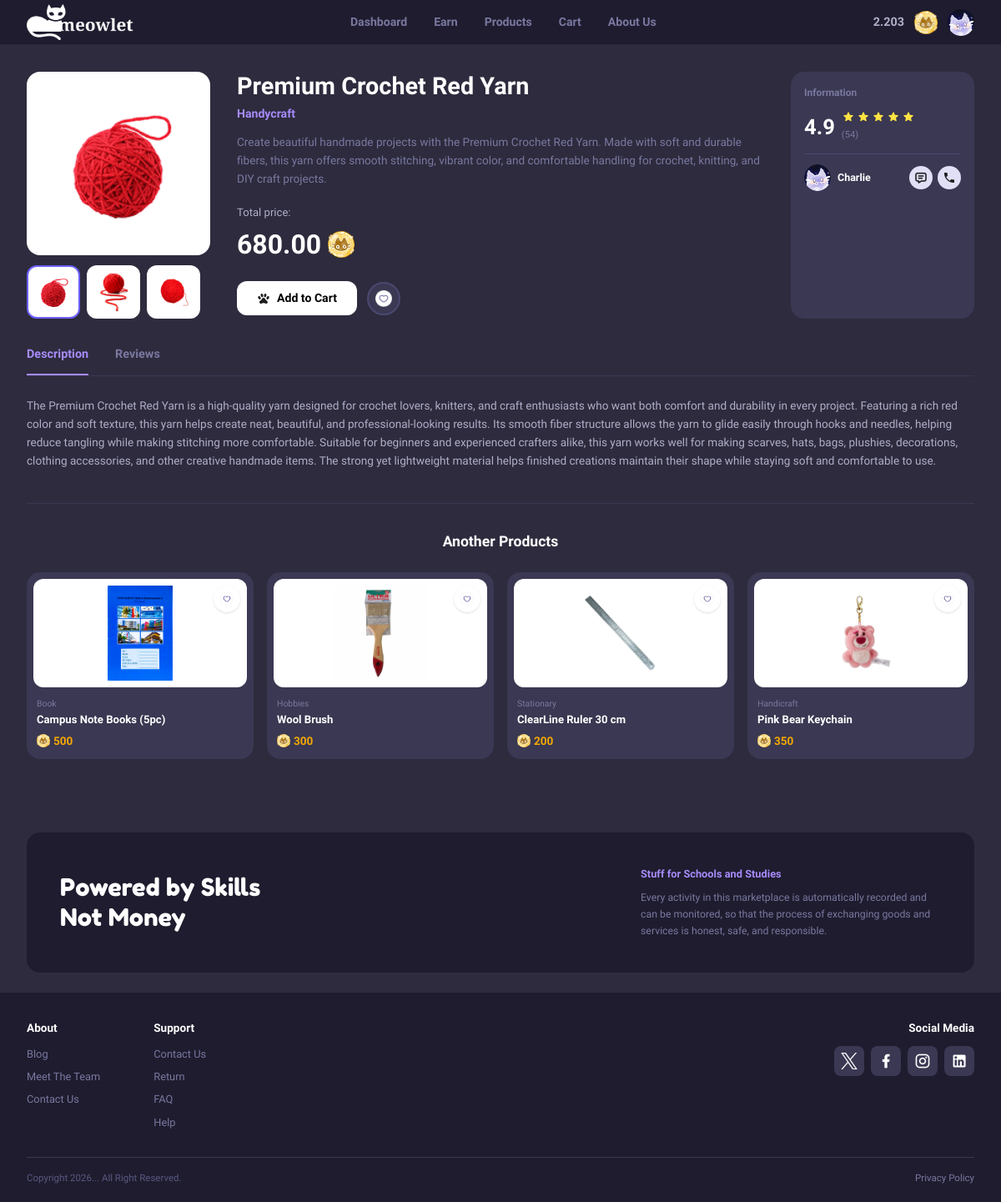
Screenshot of /main/detail/6 (signed in) with the database file from the repository.
### tables this page shows
CREATE TABLE `products` (
  `id` int NOT NULL,
  `name` varchar(255) NOT NULL,
  `short_description` varchar(500) DEFAULT NULL,
  `price` decimal(10,2) NOT NULL,
  `image` varchar(255) DEFAULT NULL,
  `description` text,
  `seller` varchar(255) DEFAULT NULL,
  `categories` varchar(255) DEFAULT NULL,
  `smallimg1` varchar(255) DEFAULT NULL,
  `smallimg2` varchar(255) DEFAULT NULL
);

### app/views/meowlet/detail.php (the view, shortened to what the rows shown need)
<div class="flex gap-8 mb-8">
<div class="flex flex-col gap-3 flex-shrink-0">
  <div class="w-[220px] h-[220px] bg-white rounded-2xl overflow-hidden flex items-center justify-center">
    <img id="main-img" src="/assets/img/<?= $product['image']; ?>" alt="product" class="w-full h-full object-contain p-4"/>
  </div>
  <div class="flex gap-2">
    <button onclick="changeImg(this, '/assets/img/<?= $product['image']; ?>')" class="thumb-btn w-[64px] h-[64px] bg-white rounded-xl overflow-hidden border-2 border-[#6b5fff] flex items-center justify-center">
      <img src="/assets/img/<?= $product['image']; ?>" class="w-full h-full object-contain p-1"/>
    </button>
    <button onclick="changeImg(this, '/assets/img/<?= $product['smallimg1']; ?>')" class="thumb-btn w-[64px] h-[64px] bg-white rounded-xl overflow-hidden border-2 border-transparent flex items-center justify-center hover:border-[#a78bfa] transition-colors">
      <img src="/assets/img/<?= $product['smallimg1']; ?>" class="w-full h-full object-contain p-1"/>
    </button>
    <button onclick="changeImg(this, '/assets/img/<?= $product['smallimg2']; ?>')" class="thumb-btn w-[64px] h-[64px] bg-white rounded-xl overflow-hidden border-2 border-transparent flex items-center justify-center hover:border-[#a78bfa] transition-colors">
      <img src="/assets/img/<?= $product['smallimg2']; ?>" class="w-full h-full object-contain p-1"/>
    </button>
  </div>
</div>
<div class="flex-1">
  <h1 class="text-white font-extrabold text-[1.8rem] leading-tight mb-1">
    <?= $product['name']; ?>
  </h1>
  <p class="text-[#a78bfa] font-semibold text-[.88rem] mb-3"><?= $product['categories']; ?></p>
  <p class="text-[#7a78a0] text-[.85rem] leading-relaxed mb-5">
    <?= $product['short_description']; ?>
  </p>
  <p class="text-[#b0aec8] text-[.82rem] mb-1">Total price:</p>
  <div class="flex items-center gap-2 mb-5">
    <span class="text-white font-extrabold text-[2rem]"><?= $product['price']; ?></span>
    <img src="/assets/img/point.png" class="w-8 h-8">
  </div>
  <div class="flex items-center gap-3">
    <button id="btn-add-cart" onclick="addToCart()" class="flex items-center gap-2 bg-white hover:opacity-90 text-black font-bold text-[.88rem] px-6 py-2.5 rounded-xl">
      <img src="/assets/img/black-paw.png" class="w-4">Add to Cart
    </button>
    <button onclick="toggleWishlist(this)" class="w-10 h-10 rounded-full bg-[#3a3852] border-2 border-[#4a4870] flex items-center justify-center hover:border-[#a78bfa] transition-colors">
      <img id="heart-icon" src="/assets/img/unfilled-heart.png" class="w-5 h-5" data-state="empty">
    </button>
  </div>
</div>
<div class="w-[220px] flex-shrink-0 bg-[#3a3852] rounded-2xl p-4">
  <p class="text-[#7a78a0] text-[.75rem] font-semibold mb-3">Information</p>
  <div class="flex items-center gap-2 mb-3">
    <span class="text-white font-extrabold text-[1.6rem]">4.9</span>
    <div>
      <div class="flex items-center gap-0.5">
        <img src="/assets/img/star.png" class="w-4 h-4">
        <img src="/assets/img/star.png" class="w-4 h-4">
        <img src="/assets/img/star.png" class="w-4 h-4">
        <img src="/assets/img/star.png" class="w-4 h-4">
        <img src="/assets/img/star.png" class="w-4 h-4">
      </div>
      <span class="text-[#7a78a0] text-[.7rem]">(54)</span>
    </div>
  </div>
  <hr class="border-[#4a4870] mb-3"/>
  <div class="flex items-center justify-between">
    <div class="flex items-center gap-2">
      <div class="w-8 h-8 rounded-full bg-[#4a4870] overflow-hidden flex-shrink-0">
        <img src="/assets/img/profile.png" class="w-full h-full object-cover"/>
      </div>
      <span class="text-white text-[.78rem] font-semibold"><?= $product['seller']; ?></span>
    </div>
    <div class="flex gap-1.5">
      <button class="w-7 h-7 rounded-full bg-[#E1DFF6] flex items-center justify-center hover:bg-[#6b5fff] transition-colors">
        <img src="/assets/img/message.png" class="w-4 h-4"/>
      </button>
      <button class="w-7 h-7 rounded-full bg-[#E1DFF6] flex items-center justify-center hover:bg-[#6b5fff] transition-colors">
        <img src="/assets/img/telephone.png" class="w-4 h-4"/>
      </button>
    </div>
  </div>
</div>
</div>
<div class="border-b border-[#3a3852] mb-6">
<div class="flex gap-8">
  <button onclick="switchTab('desc')" id="tab-desc" class="pb-3 text-[.9rem] font-bold text-[#a78bfa] border-b-2 border-[#a78bfa] transition-colors">Description</button>
  <button onclick="switchTab('rev')"  id="tab-rev"  class="pb-3 text-[.9rem] font-semibold text-[#7a78a0] border-b-2 border-transparent hover:text-white transition-colors">Reviews</button>
</div>
</div>
<div id="panel-desc">
<p class="text-[#b0aec8] text-[.85rem] leading-relaxed mb-4">
  <?= $product['description']; ?>
</p>
</div>
<hr class="border-[#3a3852] mt-10 mb-8"/>
<h2 class="text-white font-extrabold text-[1.1rem] text-center mb-6">Another Products</h2>
<div class="grid grid-cols-4 gap-4 mb-8">
<div class="bg-[#3a3852] rounded-2xl overflow-hidden cursor-pointer hover:-translate-y-1 transition-transform">
  <div class="relative bg-white rounded-xl m-2 h-[130px] overflow-hidden flex items-center justify-center">
    <img src="/assets/img/immanuel-big-blue-book.png" class="w-full h-full object-contain p-2"/>
    <button onclick="toggleHeart(this)" class="absolute top-2 right-2 w-8 h-8 rounded-full bg-white shadow flex items-center justify-center hover:scale-110 transition-transform z-10">
      <img src="/assets/img/unfilled-heart.png" data-state="empty" class="w-4 h-4">
    </button>
  </div>
  <div class="px-3 pb-3 pt-1">
    <p class="text-[#7a78a0] text-[.65rem] mb-0.5">Book</p>
    <p class="text-white font-bold text-[.82rem] leading-snug mb-1.5">Campus Note Books (5pc)</p>
    <div class="flex items-center gap-1">
      <img src="/assets/img/point.png" class="w-4 h-4">
      <span class="text-[#f5a800] font-extrabold text-[.85rem]">500</span>
    </div>
  </div>
</div>
<div class="bg-[#3a3852] rounded-2xl overflow-hidden cursor-pointer hover:-translate-y-1 transition-transform">
  <div class="relative bg-white rounded-xl m-2 h-[130px] overflow-hidden flex items-center justify-center">
    <img src="/assets/img/wool-brush.png" class="w-full h-full object-contain p-2"/>
    <button onclick="toggleHeart(this)" class="absolute top-2 right-2 w-8 h-8 rounded-full bg-white shadow flex items-center justify-center hover:scale-110 transition-transform z-10">
      <img src="/assets/img/unfilled-heart.png" data-state="empty" class="w-4 h-4">
    </button>
  </div>
  <div class="px-3 pb-3 pt-1">
    <p class="text-[#7a78a0] text-[.65rem] mb-0.5">Hobbies</p>
    <p class="text-white font-bold text-[.82rem] leading-snug mb-1.5">Wool Brush</p>
    <div class="flex items-center gap-1">
      <img src="/assets/img/point.png" class="w-4 h-4">
      <span class="text-[#f5a800] font-extrabold text-[.85rem]">300</span>
    </div>
  </div>
</div>
<div class="bg-[#3a3852] rounded-2xl overflow-hidden cursor-pointer hover:-translate-y-1 transition-transform">
  <div class="relative bg-white rounded-xl m-2 h-[130px] overflow-hidden flex items-center justify-center">
    <img src="/assets/img/clearline-ruler.png" class="w-full h-full object-contain p-2"/>
    <button onclick="toggleHeart(this)" class="absolute top-2 right-2 w-8 h-8 rounded-full bg-white shadow flex items-center justify-center hover:scale-110 transition-transform z-10">
      <img src="/assets/img/unfilled-heart.png" data-state="empty" class="w-4 h-4">
    </button>
  </div>
  <div class="px-3 pb-3 pt-1">
    <p class="text-[#7a78a0] text-[.65rem] mb-0.5">Stationary</p>
    <p class="text-white font-bold text-[.82rem] leading-snug mb-1.5">ClearLine Ruler 30 cm</p>
    <div class="flex items-center gap-1">
      <img src="/assets/img/point.png" class="w-4 h-4">
      <span class="text-[#f5a800] font-extrabold text-[.85rem]">200</span>
    </div>
  </div>
</div>
<div class="bg-[#3a3852] rounded-2xl overflow-hidden cursor-pointer hover:-translate-y-1 transition-transform">
  <div class="relative bg-white rounded-xl m-2 h-[130px] overflow-hidden flex items-center justify-center">
    <img src="/assets/img/pink-bear-keychain.png" class="w-full h-full object-contain p-2"/>
    <button onclick="toggleHeart(this)" class="absolute top-2 right-2 w-8 h-8 rounded-full bg-white shadow flex items-center justify-center hover:scale-110 transition-transform z-10">
      <img src="/assets/img/unfilled-heart.png" data-state="empty" class="w-4 h-4">
    </button>
  </div>
  <div class="px-3 pb-3 pt-1">
    <p class="text-[#7a78a0] text-[.65rem] mb-0.5">Handicraft</p>
    <p class="text-white font-bold text-[.82rem] leading-snug mb-1.5">Pink Bear Keychain</p>
    <div class="flex items-center gap-1">
      <img src="/assets/img/point.png" class="w-4 h-4">
      <span class="text-[#f5a800] font-extrabold text-[.85rem]">350</span>
    </div>
  </div>
</div>
</div>

### app/core/Router.php (shortened to what the rows shown need)
<?php
class Router
{
    private array $routes = [];
    public function add(string $method, string $uri, string $controller, string $function): void
    {
        $this->routes[] = [
            'method' => $method,
            'uri' => $uri,
            'controller' => $controller,
            'function' => $function,
        ];
    }
    public function run()
    {
        $method = $_SERVER['REQUEST_METHOD'];
        $uri = parse_url($_SERVER['REQUEST_URI'], PHP_URL_PATH);
        foreach ($this->routes as $route) {
            $pattern = str_replace(
                '{id}',
                '([0-9]+)',
                $route['uri']
            );
            $pattern = '#^' . $pattern . '$#';
            if (preg_match($pattern, $uri, $matches) && $method === $route['method']) {
                array_shift($matches);
                $controller = new $controllerClass();
                call_user_func_array([$controller, $route['function']], $matches);
                return;
            }
        }
    }
}

### app/views/layouts/partials/header.php
<nav class="bg-[#1e1c2e] sticky top-0 z-50 w-full flex items-center justify-between px-8 h-[54px] border-b border-white/5">
    <div style="font-family:'Fredoka One',cursive" class="w-32 flex items-center gap-2">
      <a href="/main">
      <img src="/assets/img/logo.png" alt="logo">
      </a>
    </div>
    <ul class="flex gap-8 list-none m-0 p-0 text-[.88rem]">
      <li><a href="/main" class="text-[#7a78a0] font-semibold no-underline hover:text-white transition-colors">Dashboard</a></li>
      <li><a href="#" class="text-[#7a78a0] font-semibold no-underline hover:text-white transition-colors">Earn</a></li>
      <li><a href="/main/products" class="text-[#7a78a0] font-semibold no-underline hover:text-white transition-colors">Products</a></li>
      <li><a href="/main/cart" class="text-[#7a78a0] font-semibold no-underline hover:text-white transition-colors">Cart</a></li>
      <li><a href="/main/aboutus" class="text-[#7a78a0] font-semibold no-underline hover:text-white transition-colors">About Us</a></li>
    </ul>
    <div class="flex items-center gap-3">
      <div class="flex items-center py-1 text-#FFFF00 font-extrabold text-[.9rem]">
        2.203
      </div>
      <div class="w-7 h-7 rounded-full flex items-center justify-center">
        <img src="/assets/img/point.png" alt="point">
      </div>
      <div class="w-8 h-8 rounded-full flex items-center justify-center">
        <a href="/profile">
          <img src="/assets/img/profile.png"  alt="" class="w-full h-full object-cover" id="nav-avatar"/>
        </a>
      </div>
    </div>
</nav>

### app/views/layouts/partials/footer.php
<div class="bg-[#1e1c2e] rounded-2xl mt-6 mx-8 p-10 flex items-center justify-between gap-8">
    <h2 style="font-family:'Fredoka One',cursive" class="text-[1.8rem] text-white leading-tight">Powered by Skills<br>Not Money</h2>
    <div class="max-w-[360px]">
      <p class="text-[.8rem] font-bold text-[#a78bfa] mb-2">Stuff for Schools and Studies</p>
      <p class="text-[.77rem] text-[#7a78a0] leading-relaxed">Every activity in this marketplace is automatically recorded and can be monitored, so that the process of exchanging goods and services is honest, safe, and responsible.</p>
    </div>
  </div>
  <footer class="bg-[#1e1c2e] px-8 pt-8 pb-5 mt-6">
    <div class="flex gap-16 mb-8">
      <div>
        <h4 class="text-[.85rem] font-extrabold text-white mb-3">About</h4>
        <a href="#" class="block text-[#7a78a0] text-[.8rem] mb-2 no-underline hover:text-white transition-colors">Blog</a>
        <a href="#" class="block text-[#7a78a0] text-[.8rem] mb-2 no-underline hover:text-white transition-colors">Meet The Team</a>
        <a href="#" class="block text-[#7a78a0] text-[.8rem] no-underline hover:text-white transition-colors">Contact Us</a>
      </div>
      <div>
        <h4 class="text-[.85rem] font-extrabold text-white mb-3">Support</h4>
        <a href="#" class="block text-[#7a78a0] text-[.8rem] mb-2 no-underline hover:text-white transition-colors">Contact Us</a>
        <a href="#" class="block text-[#7a78a0] text-[.8rem] mb-2 no-underline hover:text-white transition-colors">Return</a>
        <a href="#" class="block text-[#7a78a0] text-[.8rem] mb-2 no-underline hover:text-white transition-colors">FAQ</a>
        <a href="#" class="block text-[#7a78a0] text-[.8rem] no-underline hover:text-white transition-colors">Help</a>
      </div>
      <div class="ml-auto text-right">
        <h4 class="text-[.85rem] font-extrabold text-white mb-3">Social Media</h4>
        <div class="flex gap-2 justify-end">
          <button class="w-9 h-9 rounded-lg bg-[#3a3852] flex items-center justify-center hover:bg-[#4a4870] transition-all">
            <img src="/assets/img/twitter.png" class="w-5 h-5">
          </button>
          <button class="w-9 h-9 rounded-lg bg-[#3a3852] flex items-center justify-center hover:bg-[#4a4870] transition-all">
            <img src="/assets/img/facebook.png" class="w-5 h-5">
          </button>
          <button class="w-9 h-9 rounded-lg bg-[#3a3852] flex items-center justify-center hover:bg-[#4a4870] transition-all">
            <img src="/assets/img/instagram.png" class="w-5 h-5">
          </button>
          <button class="w-9 h-9 rounded-lg bg-[#3a3852] flex items-center justify-center hover:bg-[#4a4870] transition-all">
            <img src="/assets/img/linkedin.png" class="w-5 h-5">
          </button>
        </div>
      </div>
    </div>
    <div class="flex justify-between items-center border-t border-[#3a3852] pt-4 text-[.72rem] text-[#5a5880]">
      <span>Copyright 2026... All Right Reserved.</span>
      <a href="#" class="text-[#7a78a0] no-underline hover:text-white transition-colors">Privacy Policy</a>
    </div>
  </footer>

### rows the page displays
products: image (picture), smallimg1 (picture), smallimg2 (picture), name "Premium Crochet Red Yarn", categories "Handycraft", short_description "Create beautiful handmade projects with the Premium Crochet Red Yarn. Made with soft and durable fibers, this yarn offers smooth stitching, vibrant color, and comfortable handling for crochet, knitting, and DIY craft projects.", price "680.00", seller "Charlie", description "The Premium Crochet Red Yarn is a high-quality yarn designed for crochet lovers, knitters, and craft enthusiasts who want both comfort and durability in every project. Featuring a rich red color and soft texture, this yarn helps create neat, beautiful, and professional-looking results. Its smooth fiber structure allows the yarn to glide easily through hooks and needles, helping reduce tangling while making stitching more comfortable. Suitable for beginners and experienced crafters alike, this yarn works well for making scarves, hats, bags, plushies, decorations, clothing accessories, and other creative handmade items. The strong yet lightweight material helps finished creations maintain…"
